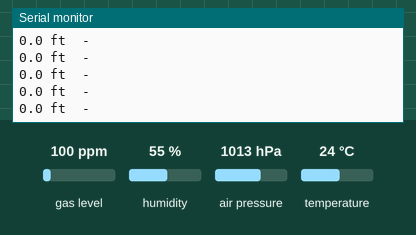
The sketch below on a simulated Arduino Uno, built with avr-gcc and run on an emulated ATmega328P. Shown: the last lines printed to the serial monitor. The inputs (shaded band) are chosen by the test bench; at power-on: air pressure 1013 hPa, gas level 100 ppm, humidity 55 %, temperature 24 °C.

Above: at 10.0 s.
10.1 s: air pressure set to 952 hPa
At 10.35 s:
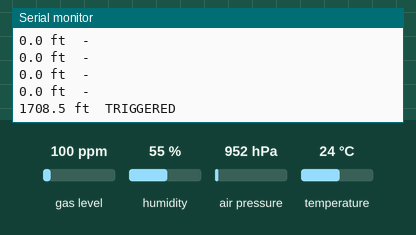
12.2 s: air pressure set to 975 hPa
At 12.27 s:
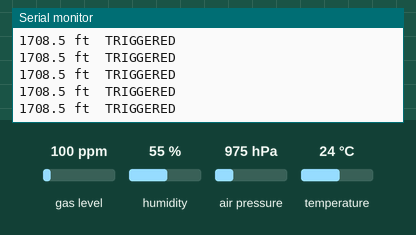

The sketch:

trigger800.ino
```cpp
// Arduino + BMP390: raise TRIGGER_PIN when altitude above the pad reaches 800 ft.
// Power on at the pad (or at ambient pressure on the bench); the first second
// of readings sets the zero reference.
//
// Library: "Adafruit BMP3XX Library" (Library Manager).
// Wiring (I2C): VIN->3V3/5V per your breakout, GND->GND, SDA->SDA, SCL->SCL.
// Do NOT connect TRIGGER_PIN to the Pnut's DATA connector.
#include <Wire.h>
#include <Adafruit_BMP3XX.h>
#include "altitude_trigger.h"

const int   TRIGGER_PIN   = 7;      // goes HIGH at/above threshold
const float THRESHOLD_FT  = 800.0f;
const float HYSTERESIS_FT = 10.0f;
const int   ZERO_SAMPLES  = 50;

Adafruit_BMP3XX bmp;
alt::Trigger trigger(THRESHOLD_FT, HYSTERESIS_FT);
float padPressure = 0;  // Pa

void setup() {
  Serial.begin(115200);
  pinMode(TRIGGER_PIN, OUTPUT);
  digitalWrite(TRIGGER_PIN, LOW);

  if (!bmp.begin_I2C()) {  // address 0x77; pass 0x76 if SDO is tied low
    Serial.println("BMP390 not found");
    while (true) delay(1000);
  }
  bmp.setTemperatureOversampling(BMP3_OVERSAMPLING_2X);
  bmp.setPressureOversampling(BMP3_OVERSAMPLING_8X);
  bmp.setIIRFilterCoeff(BMP3_IIR_FILTER_COEFF_3);
  bmp.setOutputDataRate(BMP3_ODR_50_HZ);

  bmp.performReading();  // discard first
  double sum = 0;
  for (int i = 0; i < ZERO_SAMPLES; i++) {
    while (!bmp.performReading()) {}
    sum += bmp.pressure;
    delay(20);
  }
  padPressure = sum / ZERO_SAMPLES;
  Serial.print("Pad pressure (Pa): ");
  Serial.println(padPressure);
}

void loop() {
  if (!bmp.performReading()) return;
  float altFt = alt::altitudeFt(bmp.pressure, padPressure);
  bool fired = trigger.update(altFt);
  digitalWrite(TRIGGER_PIN, fired ? HIGH : LOW);

  Serial.print(altFt, 1);
  Serial.print(" ft  ");
  Serial.println(fired ? "TRIGGERED" : "-");
  delay(20);
}
```

altitude_trigger.h
```cpp
// Pure logic for the 800 ft trigger. No Arduino dependencies, so it can be
// unit tested on a PC (see test/test_trigger.cpp).
#pragma once
#include <math.h>

namespace alt {

constexpr float FT_PER_M = 1.0f / 0.3048f;  // 1 ft = 0.3048 m exactly

// Barometric altitude above the pad (feet), given current pressure and the
// pressure measured at the pad. Pressures in the same units (Pa or hPa).
inline float altitudeFt(float pressure, float padPressure) {
  float meters = 44330.77f * (1.0f - powf(pressure / padPressure, 0.190263f));
  return meters * FT_PER_M;
}

// Fires when altitude reaches thresholdFt. Stays fired until altitude falls
// below thresholdFt - hysteresisFt, so sensor noise near 800 ft can't make the
// output chatter.
class Trigger {
 public:
  Trigger(float thresholdFt, float hysteresisFt)
      : threshold_(thresholdFt), hysteresis_(hysteresisFt) {}

  bool update(float altFt) {
    if (!fired_ && altFt >= threshold_) fired_ = true;
    else if (fired_ && altFt < threshold_ - hysteresis_) fired_ = false;
    return fired_;
  }
  bool fired() const { return fired_; }

 private:
  float threshold_, hysteresis_;
  bool fired_ = false;
};

}  // namespace alt
```

Measured:
- after the input at 10.1 s, the serial monitor: prints a new line after 0.11 s (image 1)
